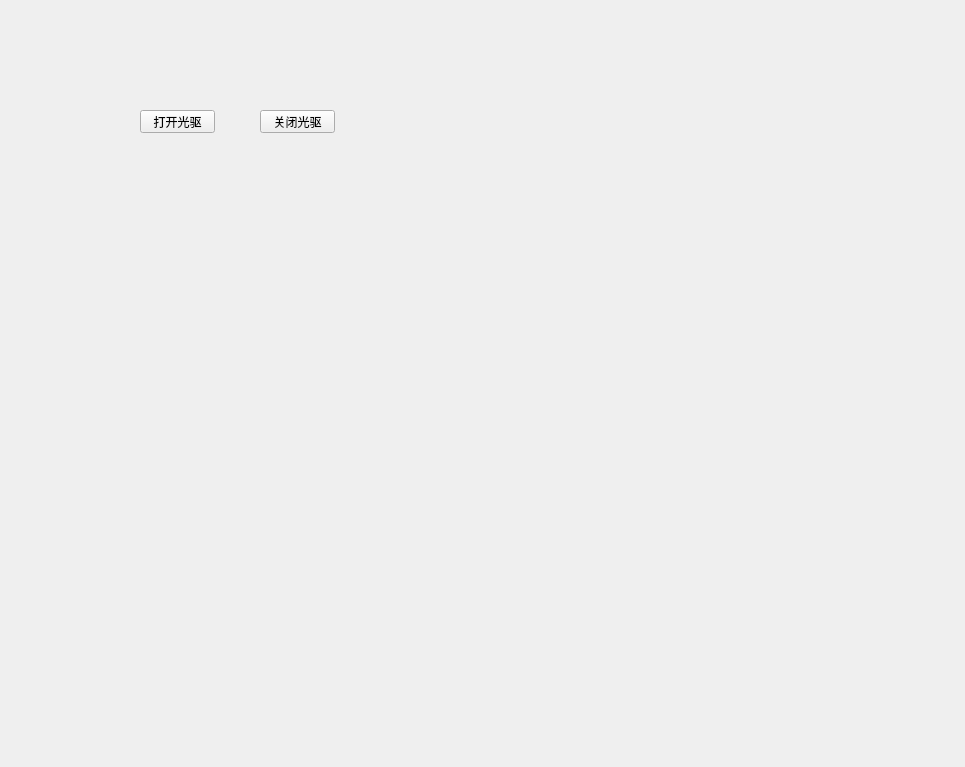
<?xml version="1.0" encoding="UTF-8"?>
<ui version="4.0">
 <class>CWidgetDiscBurner</class>
 <widget class="QWidget" name="CWidgetDiscBurner">
  <property name="geometry">
   <rect>
    <x>0</x>
    <y>0</y>
    <width>965</width>
    <height>767</height>
   </rect>
  </property>
  <property name="windowTitle">
   <string>Form</string>
  </property>
  <widget class="QPushButton" name="btn_open_door">
   <property name="geometry">
    <rect>
     <x>140</x>
     <y>110</y>
     <width>75</width>
     <height>23</height>
    </rect>
   </property>
   <property name="text">
    <string>打开光驱</string>
   </property>
  </widget>
  <widget class="QPushButton" name="btn_close_door">
   <property name="geometry">
    <rect>
     <x>260</x>
     <y>110</y>
     <width>75</width>
     <height>23</height>
    </rect>
   </property>
   <property name="text">
    <string>关闭光驱</string>
   </property>
  </widget>
 </widget>
 <resources/>
 <connections/>
</ui>
